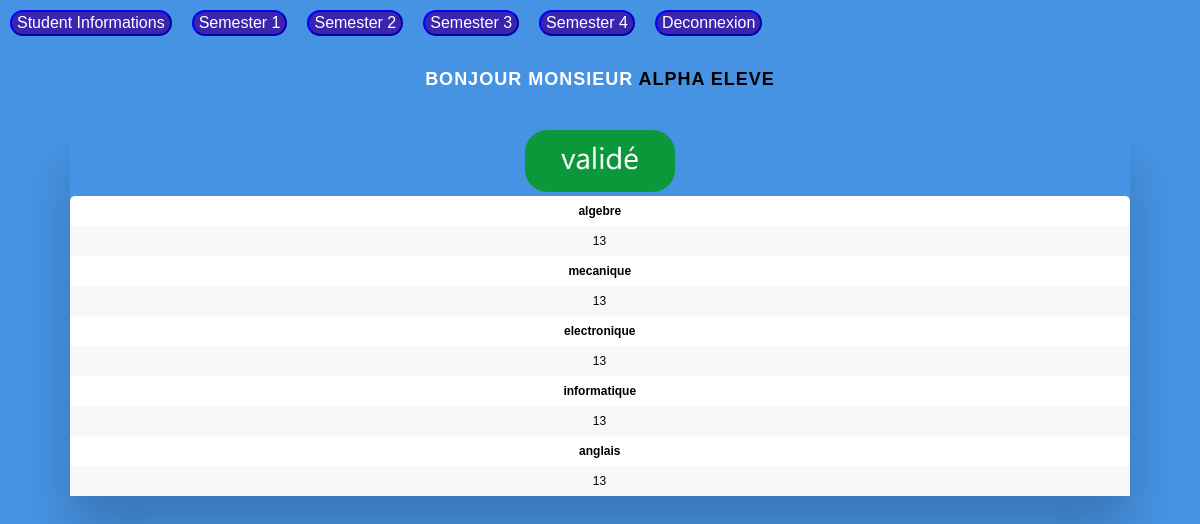
Screenshot of /tablefiles/semester2.php (signed in) with the database file from the repository.
### tables this page shows
CREATE TABLE `notes` (
  `iduser` int(11) NOT NULL,
  `module` varchar(225) DEFAULT NULL,
  `note` int(11) DEFAULT NULL,
  `idusernote` int(11) DEFAULT NULL,
  `semester` int(11) DEFAULT NULL
);

### tablefiles/semester2.php (the view, shortened to what this page needs)
<?php
    require '../include/database-inc.php' ;
?>
<!DOCTYPE html>
<html lang="en">
<head>
    <link rel="stylesheet" href="../style1.css">
</head>
<body>
        <center>
        <header>
                    <ul>
                        <li> <a href="../table.php">Student Informations</a></li>
                        <li> <a href="semester1.php">Semester 1</a> </li>
                        <li> <a href="semester2.php">Semester 2</a> </li>
                        <li> <a href="semester3.php">Semester 3</a> </li>
                        <li> <a href="semester4.php">Semester 4</a> </li>
                        <li> <a href="../include/logout-inc.php">Deconnexion</a></li>
                        <br><br><br>
                    </ul>
        </header>
        </center>
                    <center>
                        <h2 class="header_bonjour">
                            Bonjour Monsieur
                            <span style="color:black;">
                                        <?php
                                            echo $_SESSION['last-name']." ".$_SESSION['first-name'];
                                        ?>
                            </span>
                        </h2>
                    </center>
                    <center>
                            <div class="table-wrapper" >
                                                <table class="fl-table">
                                                        <?php
                                                                $som = 0 ;
                                                                $sql = "SELECT module,note FROM student , notes WHERE studenCNE =? AND student.iduser = notes.idusernote
                                                                AND semester=2" ;
                                                                $stmt = mysqli_stmt_init($connex) ;
                                                                if (!mysqli_stmt_prepare($stmt,$sql))
                                                                {
                                                                    header("Location:../index.php?error=sqlerror");
                                                                    exit() ;
                                                                }else {
                                                                    mysqli_stmt_bind_param($stmt , "s" , $_SESSION['CNE-student']) ;
                                                                    mysqli_stmt_execute($stmt) ;
                                                                    $result = mysqli_stmt_get_result($stmt) ;
                                                                    if ($row = mysqli_fetch_assoc($result) > 0 )
                                                                    {
                                                                        while ($row = $result-> fetch_assoc())
                                                                        {
                                                                            echo "<tr><th>".$row['module']."</tr>" ;
                                                                            echo "<tr><td>".$row['note']."</tr>" ;
                                                                            $som = $som + $row['note'] ;
                                                                        }
                                                                        $moy = $som / 5 ;
                                                                        if ($moy > 12 )
                                                                        {
                                                                            echo '
                                                                                <img src="../img/valide.png" width="150">
                                                                            ' ;
                                                                        }
                                                                        else
                                                                        {
                                                                            echo '
                                                                                <img src="../img/nonvalide.png" width="150">
                                                                            ' ;
                                                                        }
                                                                    }
                                                                    else
                                                                    {
                                                                        echo "No result ! " ;
                                                                    }
                                                                }
                                                            ?>
                                            </table>
                                    </center>
                        </div> <br>
</body>
</html>

### style1.css (style rules this page uses)
* { padding:0; margin:0; }
body { background-color:rgb(217, 226, 235) ; }
ul { list-style:none; position:relative; }
ul li { float:left; position:relative; }
ul li a { text-decoration:none; margin:10px; background:rgb(58, 37, 175); float:left; border:2px outset blue; border-radius: 15px; color:#fff; padding:2px 5px; text-align:center; white-space:nowrap; }
h2.header_bonjour { padding-top:15px ; font-family:'Gill Sans', 'Gill Sans MT', Calibri, 'Trebuchet MS', sans-serif ; }
* { box-sizing: border-box; -webkit-box-sizing: border-box; -moz-box-sizing: border-box; }
body { font-family: Helvetica; -webkit-font-smoothing: antialiased; background: rgba( 71, 147, 227, 1); }
h2 { text-align: center; font-size: 18px; text-transform: uppercase; letter-spacing: 1px; color: white; padding: 30px 0; }
.table-wrapper { margin: 10px 70px 70px; box-shadow: 0px 35px 50px rgba( 0, 0, 0, 0.2 ); }
.fl-table { border-radius: 5px; font-size: 12px; font-weight: normal; border: none; border-collapse: collapse; width: 100%; max-width: 100%; white-space: nowrap; background-color: white; }
.fl-table td, .fl-table th { text-align: center; padding: 8px; }
.fl-table td { border-right: 1px solid #f8f8f8; font-size: 12px; }
.fl-table tr:nth-child(even) { background: #F8F8F8; }

### rows the page displays
notes: module "algebre", note "13"
notes: module "mecanique", note "13"
notes: module "electronique", note "13"
notes: module "informatique", note "13"
notes: module "anglais", note "13"

### other values shown
$_SESSION['last-name'] "ALPHA"
$_SESSION['first-name'] "ELEVE"
